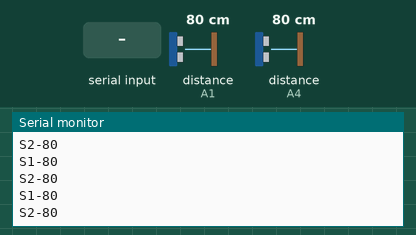
This sketch was run on a simulated Arduino Uno, built with avr-gcc and run on an emulated ATmega328P. On the bench: the last lines printed to the serial monitor. Wiring (inferred from the names in the program): 2 × ultrasonic range finder: trigger A0, echo A1 / trigger A3, echo A4. The test bench sets the inputs (shaded band); at power-on: distance to the obstacle (sensors on A1, A4) 80 cm. The echo pulse lasts 58.3 µs per cm.

Above: at 1.2 s.
1.3 s: distance to the obstacle (sensor on A1) set to 2 cm
At 1.34 s:
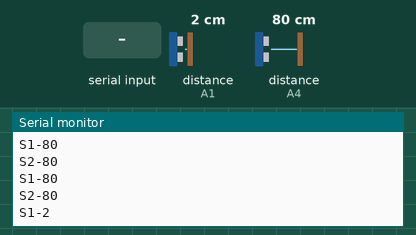
2.8 s: distance to the obstacle (sensor on A4) set to 2 cm
At 2.82 s:
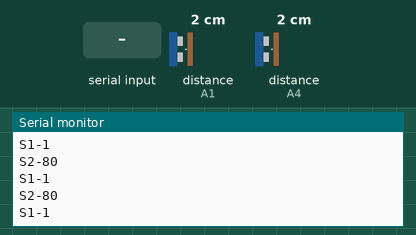
4.3 s: distance to the obstacle (sensor on A1) set to 4 cm
At 4.35 s:
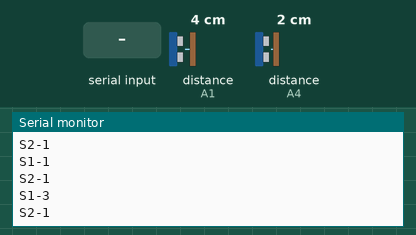
5.8 s: "M\n" received over Serial
7.3 s: distance to the obstacle (sensor on A4) set to 4 cm
At 7.38 s:
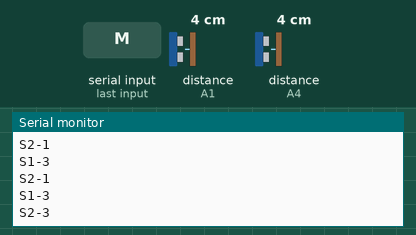
Timing chart, 0 to 9.8 s (numbered marks = the images above; inputs shaded):
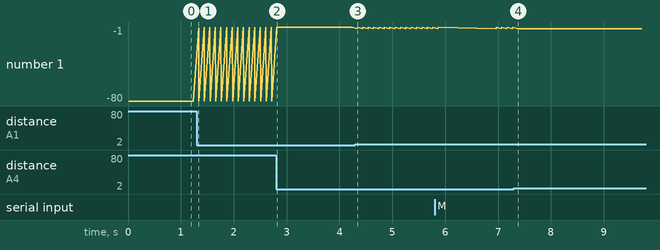

The sketch:

ultrasonic.ino
```cpp
const int trigPin1 = A0;
const int echoPin1 = A1;

const int trigPin2 = A3;
const int echoPin2 = A4;

const int motor1 = 8;
const int motor2 = 9;

void setup() {
   // initialize serial communication:
      pinMode(trigPin1, OUTPUT);
      pinMode(echoPin1, INPUT);
      pinMode(trigPin2, OUTPUT);
      pinMode(echoPin2, INPUT);
      digitalWrite(trigPin1,LOW);
      digitalWrite(trigPin2,LOW);
      Serial.begin(9600);
}

long duration1, cm1, duration2, cm2;
int input;

void loop()
{
  // establish variables for duration of the ping,
  // and the distance result in inches and centimeters:
  // The sensor is triggered by a HIGH pulse of 10 or more microseconds.
  // Give a short LOW pulse beforehand to ensure a clean HIGH pulse:
  digitalWrite(trigPin1, LOW);
  delayMicroseconds(2);
  digitalWrite(trigPin1, HIGH);
  delayMicroseconds(10);
  digitalWrite(trigPin1, LOW);

  duration1 = pulseIn(echoPin1, HIGH);
  cm1 = microsecondsToCentimeters(duration1);

  digitalWrite(trigPin2, LOW);
  delayMicroseconds(2);
  digitalWrite(trigPin2, HIGH);
  delayMicroseconds(10);
  digitalWrite(trigPin2, LOW);

  // Read the signal from the sensor: a HIGH pulse whose
  // duration is the time (in microseconds) from the sending
  // of the ping to the reception of its echo off of an object.


  duration2 = pulseIn(echoPin2, HIGH);
  cm2 = microsecondsToCentimeters(duration2);

  // convert the time into a distance

  Serial.print("S1-");
  Serial.print(cm1);
  Serial.println();

  Serial.print("S2-");
  Serial.print(cm2);
  Serial.println();

  if(Serial.available() > 0)
  {
    if(Serial.peek() == 'M')
    {
      Serial.read();
      input = Serial.parseInt();
      if(input == 11)
        digitalWrite(8,HIGH);
      else if (input == 10)
        digitalWrite(8,LOW);
      else if(input == 21)
        digitalWrite(9,HIGH);
      else if (input == 20)
        digitalWrite(9,LOW);

    }
  }

  delay(100);
}

long microsecondsToCentimeters(long microseconds)
{
  // The speed of sound is 340 m/s or 29 microseconds per centimeter.
  // The ping travels out and back, so to find the distance of the
  // object we take half of the distance travelled.
  return microseconds / 29 / 2;
}
```

Measured:
- after the input at 1.3 s, the serial monitor: prints a new line at once (image 1)
- after the input at 4.3 s, the serial monitor: prints a new line at once (image 3)
- after the input at 7.3 s, the serial monitor: prints a new line after 0.08 s (image 4)
